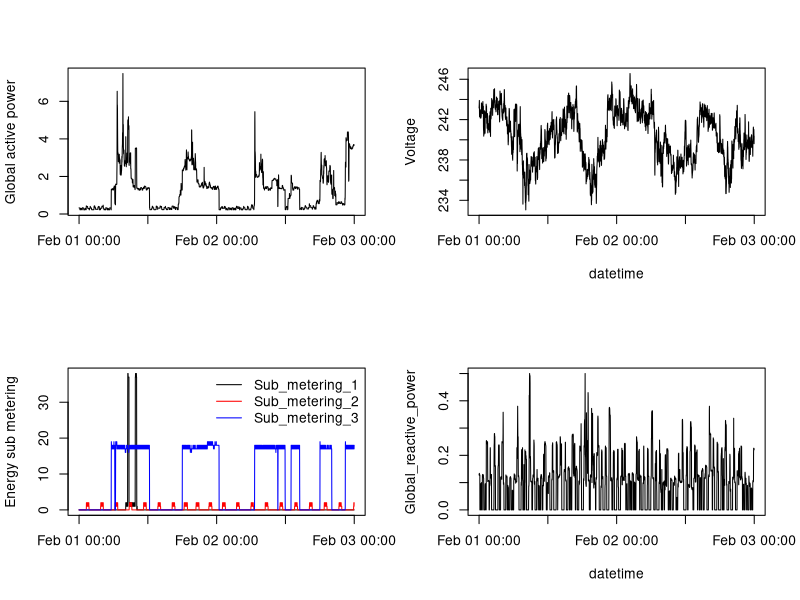

Here is the R script that generated this plot:
# Assumes install.packages("data.table") and library(data.table)
# and that power_data has been created by "extract_data_february.R"
#
feb_power<-read.csv("power_data.txt", header=TRUE, sep=" ")
#
# Date and Time in feb_power are factors.
# Convert Date and Time to characters,
# paste(Date, Time) to form date/time strings
# use strptime to convert to date/time in r
#
feb_power$Date<-as.character(feb_power$Date)
feb_power$Time<-as.character(feb_power$Time)
feb_power$DT<-paste(feb_power$Date, feb_power$Time)
feb_power$DT<-strptime(feb_power$DT, "%Y-%m-%d %H:%M:%S")
#
# Plot 4 - Four plots on the same picture
png(filename = "plot4.png",
    width = 480, height = 480, units = "px")
par(mfrow=c(2,2))
plot(feb_power$DT, feb_power$Global_active_power,
	type="n",
	xlab="",
	ylab="Global active power"
     )
lines(feb_power$DT, feb_power$Global_active_power,
	)
plot(feb_power$DT, feb_power$Voltage,
	type="n",
	xlab="datetime",
	ylab="Voltage"
     )
lines(feb_power$DT, feb_power$Voltage,
	)
plot(feb_power$DT, feb_power$Sub_metering_1,
	type="n",
	xlab="",
	ylab="Energy sub metering",  
     )
lines(feb_power$DT, feb_power$Sub_metering_1,
	col="black")
lines(feb_power$DT, feb_power$Sub_metering_2,
	col="red")
lines(feb_power$DT, feb_power$Sub_metering_3,
	col="blue")
legend("topright",
	legend=c("Sub_metering_1", "Sub_metering_2", "Sub_metering_3"),
	col=c("black", "red", "blue"),
	lty=1,
	bty="n"
	)
plot(feb_power$DT, feb_power$Global_reactive_power,
	type="n",
	xlab="datetime",
	ylab="Global_reactive_power"
     )
lines(feb_power$DT, feb_power$Global_reactive_power,
	)

dev.off()